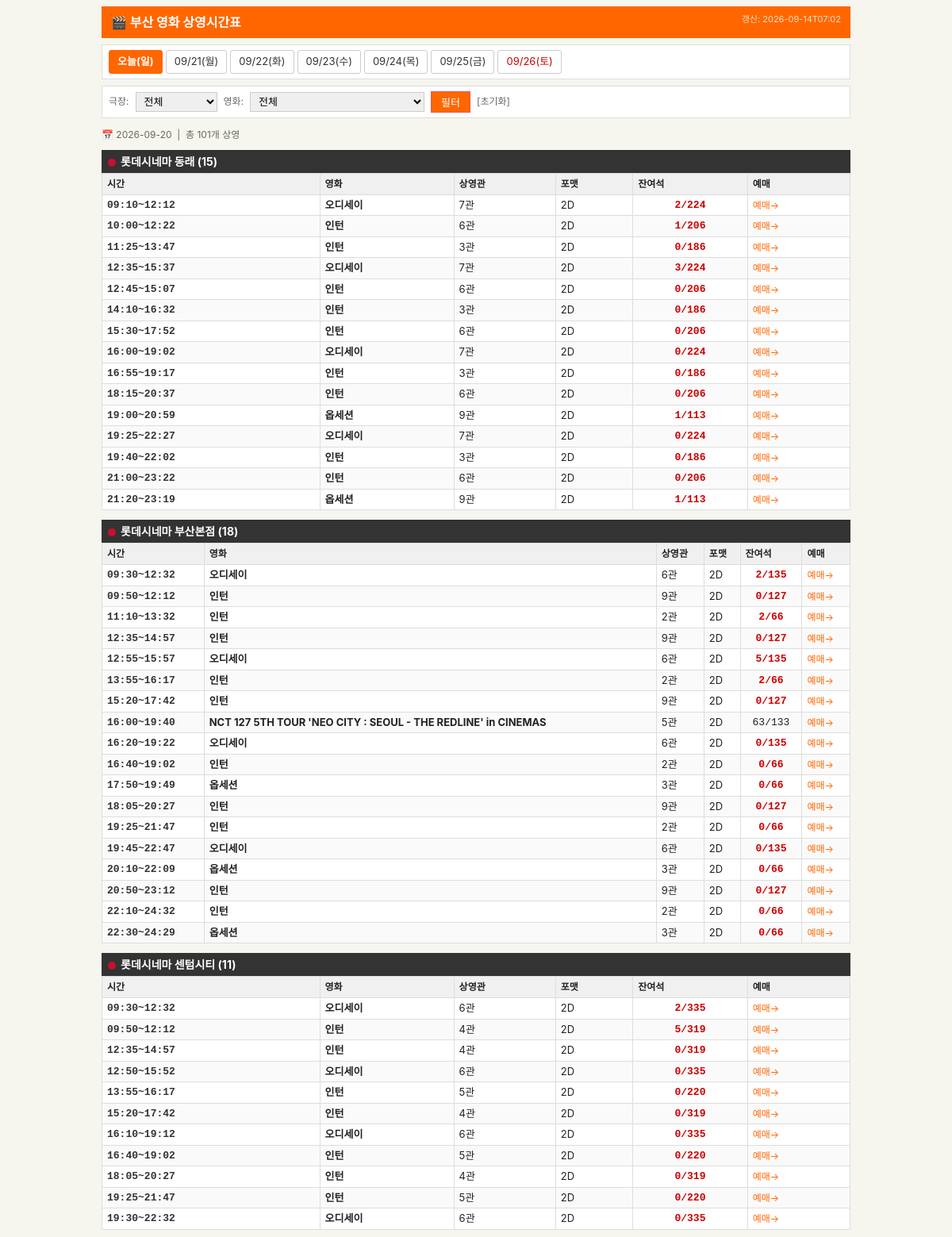
The page / (upper part) on the database its author committed.
### tables this page shows
CREATE TABLE screenings (
    id INTEGER PRIMARY KEY AUTOINCREMENT,
    date TEXT NOT NULL,
    theater_brand TEXT NOT NULL,
    branch_name TEXT NOT NULL,
    movie_title TEXT NOT NULL,
    screen_name TEXT DEFAULT '',
    format TEXT DEFAULT '',
    start_time TEXT DEFAULT '',
    end_time TEXT DEFAULT '',
    remaining_seats TEXT DEFAULT '',
    booking_url TEXT DEFAULT '',
    scraped_at TEXT NOT NULL
);

### app.py (the view)
@app.get("/", response_class=HTMLResponse)
async def index(
    request: Request,
    date: str = None,
    branch: str = None,
    movie: str = None,
):
    now_kst = datetime.now(KST)
    if not date:
        date = now_kst.strftime("%Y-%m-%d")
    date_nav = []
    for i in range(7):
        d = now_kst + timedelta(days=i)
        d_str = d.strftime("%Y-%m-%d")
        day_label = "오늘" if i == 0 else d.strftime("%m/%d")
        weekday_kr = ["월", "화", "수", "목", "금", "토", "일"][d.weekday()]
        date_nav.append({
            "date": d_str,
            "label": f"{day_label}({weekday_kr})",
            "active": d_str == date,
            "is_weekend": d.weekday() >= 5,
        })
    screenings  = get_screenings(date, branch=branch, movie=movie)
    branches    = get_branches(date)
    movies      = get_movies(date)
    last_scraped = get_last_scraped()
    grouped: dict[str, list] = {}
    for s in screenings:
        key = f"{s['theater_brand']} {s['branch_name']}"
        grouped.setdefault(key, []).append(s)
    return templates.TemplateResponse(
        request=request,
        name="index.html",
        context={
            "date": date,
            "date_nav": date_nav,
            "screenings": screenings,
            "grouped": grouped,
            "branches": branches,
            "movies": movies,
            "selected_branch": branch or "",
            "selected_movie": movie or "",
            "total_count": len(screenings),
            "last_scraped": last_scraped,
            "scraping_in_progress": _scraping,
        },
    )

### templates/index.html (shortened to what this page needs)
<!DOCTYPE html>
<html lang="ko">
<head>
</head>
<body>
    <header>
        <h1>🎬 부산 영화 상영시간표</h1>
        <span class="meta">
            {% if last_scraped %}
                갱신: {{ last_scraped[:16] }}
            {% else %}
                데이터 없음 — python scraper.py 실행 필요
            {% endif %}
        </span>
    </header>
    <nav class="dates">
        {% for d in date_nav %}
        <a href="/?date={{ d.date }}{% if selected_branch %}&branch={{ selected_branch }}{% endif %}{% if selected_movie %}&movie={{ selected_movie }}{% endif %}"
           class="{% if d.active %}active{% endif %} {% if d.is_weekend %}weekend{% endif %}">
            {{ d.label }}
        </a>
        {% endfor %}
    </nav>
    <form class="filters" method="get" action="/">
        <label for="branch">극장:</label>
        <select name="branch" id="branch">
            <option value="">전체</option>
        </select>
        <label for="movie">영화:</label>
        <select name="movie" id="movie">
            <option value="">전체</option>
        </select>
        <button type="submit">필터</button>
        <a href="/?date={{ date }}" class="reset">[초기화]</a>
    </form>
    <div class="stats">
        📅 {{ date }} &nbsp;|&nbsp; 총 {{ total_count }}개 상영
    </div>
    {% if grouped %}
        {% for group_name, items in grouped.items() %}
        {% set brand_colors = {'CGV': '#e8003d', '메가박스': '#2b2b2b', '롯데시네마': '#c8102e', '영화의전당': '#1a5276'} %}
        {% set brand_key = group_name.split(' ')[0] %}
        <div class="theater-group">
            <h2><span style="display:inline-block;width:10px;height:10px;border-radius:50%;background:{{ brand_colors.get(brand_key, '#888') }};margin-right:6px;vertical-align:middle;"></span>{{ group_name }} ({{ items|length }})</h2>
            <table>
                <thead>
                    <tr>
                        <th>시간</th>
                        <th>영화</th>
                        <th>상영관</th>
                        <th class="hide-mobile">포맷</th>
                        <th>잔여석</th>
                        <th class="hide-mobile">예매</th>
                    </tr>
                </thead>
                <tbody>
                    {% for s in items %}
                    <tr>
                        <td class="time">
                            {{ s.start_time }}{% if s.end_time %}~{{ s.end_time }}{% endif %}
                        </td>
                        <td class="title">{{ s.movie_title }}</td>
                        <td>{{ s.screen_name }}</td>
                        <td class="hide-mobile">{{ s.format }}</td>
                        <td class="seats {% if s.remaining_seats and '/' in s.remaining_seats and s.remaining_seats.split('/')[0]|int < 20 %}low{% endif %}">
                            {{ s.remaining_seats or '-' }}
                        </td>
                        <td class="hide-mobile">
                            {% if s.booking_url %}
                            <a href="{{ s.booking_url }}" target="_blank" rel="noopener" class="book">예매→</a>
                            {% endif %}
                        </td>
                    </tr>
                    {% endfor %}
                </tbody>
            </table>
        </div>
        {% endfor %}
    {% endif %}
</body>
</html>

### templates/index.html (style rules this page uses)
* { margin: 0; padding: 0; box-sizing: border-box; }
body { font-family: 'Nanum Gothic', -apple-system, BlinkMacSystemFont, monospace; background: #f6f6ef; color: #222; max-width: 960px; margin: 0 auto; padding: 8px; font-size: 14px; line-height: 1.5; }
header { background: #ff6600; color: #fff; padding: 8px 12px; margin-bottom: 8px; }
header h1 { font-size: 16px; font-weight: bold; display: inline; }
header .meta { float: right; font-size: 11px; color: #ffe0c0; }
nav.dates { background: #fff; border: 1px solid #ddd; padding: 6px 8px; margin-bottom: 8px; display: flex; gap: 4px; flex-wrap: wrap; }
nav.dates a { padding: 4px 10px; text-decoration: none; color: #333; border: 1px solid #ccc; border-radius: 3px; font-size: 13px; white-space: nowrap; }
nav.dates a.active { background: #ff6600; color: #fff; border-color: #ff6600; font-weight: bold; }
nav.dates a.weekend { color: #c00; }
nav.dates a.active.weekend { color: #fff; }
.filters { background: #fff; border: 1px solid #ddd; padding: 6px 8px; margin-bottom: 8px; display: flex; gap: 8px; align-items: center; flex-wrap: wrap; }
.filters label { font-size: 12px; color: #666; }
.filters select { padding: 3px 6px; border: 1px solid #ccc; font-size: 13px; max-width: 220px; }
.filters button { padding: 3px 12px; background: #ff6600; color: #fff; border: 1px solid #e55; cursor: pointer; font-size: 13px; }
.filters a.reset { font-size: 12px; color: #666; text-decoration: none; }
.stats { font-size: 12px; color: #666; margin-bottom: 6px; padding: 4px 0; }
.theater-group { margin-bottom: 12px; }
.theater-group h2 { font-size: 14px; font-weight: bold; background: #333; color: #fff; padding: 4px 8px; margin-bottom: 0; }
table { width: 100%; border-collapse: collapse; background: #fff; margin-bottom: 2px; }
th { background: #f0f0f0; border: 1px solid #ddd; padding: 4px 6px; text-align: left; font-size: 12px; font-weight: bold; white-space: nowrap; }
td { border: 1px solid #ddd; padding: 3px 6px; font-size: 13px; vertical-align: top; }
tr:nth-child(even) { background: #fafafa; }
td.time { white-space: nowrap; font-family: 'Courier New', monospace; font-weight: bold; color: #333; }
td.title { font-weight: bold; }
td.seats { text-align: center; white-space: nowrap; font-family: monospace; }
td.seats.low { color: #c00; font-weight: bold; }
a.book { color: #ff6600; text-decoration: none; font-size: 12px; }

### rows shown on the page
screenings: start_time "09:10", end_time "12:12", movie_title "오디세이", screen_name "7관", format "2D", remaining_seats "2/224"
screenings: start_time "10:00", end_time "12:22", movie_title "인턴", screen_name "6관", format "2D", remaining_seats "1/206"
screenings: start_time "11:25", end_time "13:47", movie_title "인턴", screen_name "3관", format "2D", remaining_seats "0/186"
screenings: start_time "12:35", end_time "15:37", movie_title "오디세이", screen_name "7관", format "2D", remaining_seats "3/224"
screenings: start_time "12:45", end_time "15:07", movie_title "인턴", screen_name "6관", format "2D", remaining_seats "0/206"
screenings: start_time "14:10", end_time "16:32", movie_title "인턴", screen_name "3관", format "2D", remaining_seats "0/186"
screenings: start_time "15:30", end_time "17:52", movie_title "인턴", screen_name "6관", format "2D", remaining_seats "0/206"
screenings: start_time "16:00", end_time "19:02", movie_title "오디세이", screen_name "7관", format "2D", remaining_seats "0/224"
screenings: start_time "16:55", end_time "19:17", movie_title "인턴", screen_name "3관", format "2D", remaining_seats "0/186"
screenings: start_time "18:15", end_time "20:37", movie_title "인턴", screen_name "6관", format "2D", remaining_seats "0/206"
screenings: start_time "19:00", end_time "20:59", movie_title "옵세션", screen_name "9관", format "2D", remaining_seats "1/113"
screenings: start_time "19:25", end_time "22:27", movie_title "오디세이", screen_name "7관", format "2D", remaining_seats "0/224"
screenings: start_time "19:40", end_time "22:02", movie_title "인턴", screen_name "3관", format "2D", remaining_seats "0/186"
screenings: start_time "21:00", end_time "23:22", movie_title "인턴", screen_name "6관", format "2D", remaining_seats "0/206"
screenings: start_time "21:20", end_time "23:19", movie_title "옵세션", screen_name "9관", format "2D", remaining_seats "1/113"
screenings: start_time "09:30", end_time "12:32", movie_title "오디세이", screen_name "6관", format "2D", remaining_seats "2/135"
screenings: start_time "09:50", end_time "12:12", movie_title "인턴", screen_name "9관", format "2D", remaining_seats "0/127"
screenings: start_time "11:10", end_time "13:32", movie_title "인턴", screen_name "2관", format "2D", remaining_seats "2/66"
screenings: start_time "12:35", end_time "14:57", movie_title "인턴", screen_name "9관", format "2D", remaining_seats "0/127"
screenings: start_time "12:55", end_time "15:57", movie_title "오디세이", screen_name "6관", format "2D", remaining_seats "5/135"
screenings: start_time "13:55", end_time "16:17", movie_title "인턴", screen_name "2관", format "2D", remaining_seats "2/66"
screenings: start_time "15:20", end_time "17:42", movie_title "인턴", screen_name "9관", format "2D", remaining_seats "0/127"
screenings: start_time "16:00", end_time "19:40", movie_title "NCT 127 5TH TOUR 'NEO CITY : SEOUL - THE REDLINE' in CINEMAS", screen_name "5관", format "2D", remaining_seats "63/133"
screenings: start_time "16:20", end_time "19:22", movie_title "오디세이", screen_name "6관", format "2D", remaining_seats "0/135"
screenings: start_time "16:40", end_time "19:02", movie_title "인턴", screen_name "2관", format "2D", remaining_seats "0/66"
screenings: start_time "17:50", end_time "19:49", movie_title "옵세션", screen_name "3관", format "2D", remaining_seats "0/66"
screenings: start_time "18:05", end_time "20:27", movie_title "인턴", screen_name "9관", format "2D", remaining_seats "0/127"
screenings: start_time "19:25", end_time "21:47", movie_title "인턴", screen_name "2관", format "2D", remaining_seats "0/66"
screenings: start_time "19:45", end_time "22:47", movie_title "오디세이", screen_name "6관", format "2D", remaining_seats "0/135"
screenings: start_time "20:10", end_time "22:09", movie_title "옵세션", screen_name "3관", format "2D", remaining_seats "0/66"
screenings: start_time "20:50", end_time "23:12", movie_title "인턴", screen_name "9관", format "2D", remaining_seats "0/127"
screenings: start_time "22:10", end_time "24:32", movie_title "인턴", screen_name "2관", format "2D", remaining_seats "0/66"
screenings: start_time "22:30", end_time "24:29", movie_title "옵세션", screen_name "3관", format "2D", remaining_seats "0/66"
screenings: start_time "09:30", end_time "12:32", movie_title "오디세이", screen_name "6관", format "2D", remaining_seats "2/335"
screenings: start_time "09:50", end_time "12:12", movie_title "인턴", screen_name "4관", format "2D", remaining_seats "5/319"
screenings: start_time "12:35", end_time "14:57", movie_title "인턴", screen_name "4관", format "2D", remaining_seats "0/319"
screenings: start_time "12:50", end_time "15:52", movie_title "오디세이", screen_name "6관", format "2D", remaining_seats "0/335"
screenings: start_time "13:55", end_time "16:17", movie_title "인턴", screen_name "5관", format "2D", remaining_seats "0/220"
screenings: start_time "15:20", end_time "17:42", movie_title "인턴", screen_name "4관", format "2D", remaining_seats "0/319"
screenings: start_time "16:10", end_time "19:12", movie_title "오디세이", screen_name "6관", format "2D", remaining_seats "0/335"
screenings: start_time "16:40", end_time "19:02", movie_title "인턴", screen_name "5관", format "2D", remaining_seats "0/220"
screenings: start_time "18:05", end_time "20:27", movie_title "인턴", screen_name "4관", format "2D", remaining_seats "0/319"
screenings: start_time "19:25", end_time "21:47", movie_title "인턴", screen_name "5관", format "2D", remaining_seats "0/220"
screenings: start_time "19:30", end_time "22:32", movie_title "오디세이", screen_name "6관", format "2D", remaining_seats "0/335"

### other values the page prints
{{ last_scraped[:16] }} "2026-09-14T07:02"
{{ d.label }} "오늘(일)" "09/21(월)" "09/22(화)" "09/23(수)" "09/24(목)" "09/25(금)" "09/26(토)"
{{ date }} "2026-09-20"
{{ total_count }} "101"
{{ group_name }} "롯데시네마 동래" "롯데시네마 부산본점" "롯데시네마 센텀시티"
{{ items|length }} "15" "18" "11"
